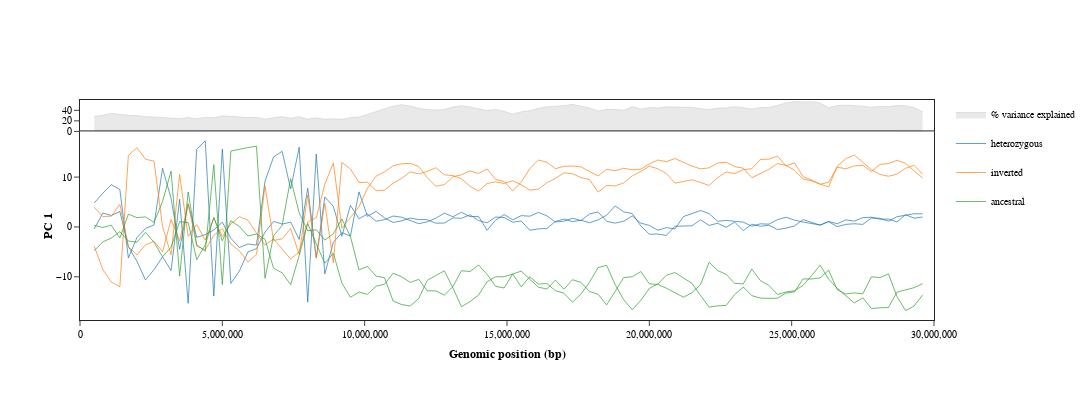

The notebook cell this image was saved under:
### Code cell
'''
Plot PC and associated data chromosome- and genome-wide.
'''

# IMPORT PACKAGES
import pandas as pd
import numpy as np
from plotly.subplots import make_subplots
import plotly.graph_objects as go

# IMPORT MODULES

class Plot:

    def __init__(self, name, data, plot_var, stat_var, metadata_path=None, 
                 color_by=None, hex_code_dct=None, 
                 interval=config.plot_interval, 
                 chrom_plot_w=config.chrom_plot_w, 
                 chrom_plot_h=config.chrom_plot_h, 
                 plot_fmt=[config.plot_fmt], ):

        # input variables
        self.name = name
        self.data = data
        self.plot_var = plot_var
        self.stat_var = stat_var
        self.metadata_path = metadata_path
        self.color_by = color_by
        self.hex_code_dct = hex_code_dct
        self.interval = interval
        self.chrom_plot_w = chrom_plot_w
        self.chrom_plot_h = chrom_plot_h
        self.plot_fmt = plot_fmt



        # instance variables
        self.data_df = None
        self.metadata_df = None
        self.group_id = None
        self.group_lst = None
        self.color_dct = None
        self.fig = None

        # initiate data
        self.data_df = getattr(self.data, self.plot_var)
        self.stat_df = getattr(self.data, 'stat')
    

    @staticmethod
    def subset(df, interval):
        '''
        Subset a dataframe to the specified interval.
        '''

        return df.iloc[::interval, :]


    def annotate(self):
        '''
        Annotate per-sample data with a metadata file if supplied, otherwise
        just reformat for plotting function.
        '''
        
        # fetch sample names and order (=data_df column names)
        sample_lst = list(self.data_df.columns)
        # transpose data_df and copy index to column 'id'
        self.data_df = self.data_df.T
        #self.data_df.index.name = 'id'

        # initiate id_vars to be filled if metadata are supplied
        id_var_lst = ['id']

        # read metadata if provided and do sanity checks
        if self.metadata_path:

            # read metadata and print error message if there are non-unique IDs
            self.metadata_df = pd.read_csv(
                self.metadata_path, sep='\t', index_col=0, dtype=str
            )
            if len(self.metadata_df.index) != len(set(self.metadata_df.index)):
                print('\n[ERROR] The provided metadata file contains non-unique'
                    ' sample IDs.', 
                    file=sys.stderr)
                sys.exit()

            # subset and reorder metadata_df to match data_df individuals
            self.metadata_df = self.metadata_df.reindex(sample_lst).dropna()

            # if individuals are missing in the metadata print error message
            if len(self.metadata_df) != len(sample_lst):
                print('\n[ERROR] One or more sample IDs are missing in the'
                      ' provided metadata file.', 
                    file=sys.stderr)
                sys.exit()

            # add metadata columns to data_df
            for column_name in self.metadata_df.columns:
                self.data_df[column_name] = list(self.metadata_df[column_name])

            # add metadata column names to id_var_lst
            id_var_lst += list(self.metadata_df.columns)

        # copy id from index to column
        self.data_df['id'] = list(self.data_df.index)

        # replace numpy NaN with 'NA' for plotting (hover_data display)
        self.data_df = self.data_df.replace(np.nan, 'NA')

        # convert to long format for plotting
        self.data_df = pd.melt(
            self.data_df,
            id_vars=id_var_lst,
            var_name='pos',
            value_name=self.plot_var,
        )

        
    def set_colors(self):
        '''
        Parse per-sample plot color specifications and compile color_dct.
        '''

        # fetch group_id (=color_by) if specified, else default to 'id'
        self.group_id = self.color_by if not self.color_by == None else 'id'

        # get list of groups/ids
        self.group_lst = list(set(self.data_df[self.group_id]))

        # define colors based on plotly default colors or specified HEX codes; 
        # print error messages if HEX codes are missing for specified groups 
        if self.hex_code_dct:
            self.color_dct = self.hex_code_dct
            if not all(x in self.color_dct.keys() for x in self.group_lst):
                print('\n[ERROR] HEX codes missing for one or more groups.',
                        file=sys.stderr)
                sys.exit()
        else:
            import plotly.colors as pc
            def_col_lst = pc.DEFAULT_PLOTLY_COLORS
            self.color_dct = {
                self.group_lst[i]: def_col_lst[i % len(def_col_lst)] \
                    for i in range(len(self.group_lst))
            }

    def savefig(self):
        '''
        Save figure in HTML and/or PDF format.
        '''
        for fmt in self.plot_fmt:
            if fmt == 'html':
                self.fig.write_html(self.name + '.' + fmt)
            else:
                self.fig.write_image(self.name + '.' + fmt)
            

    def chromplot(self):
        '''
        [...]
        '''

        # SETUP

        # subset if interval (-i) is specified
        if self.interval:
            self.data_df = self.subset(self.data_df, self.interval)
            self.stat_df = self.subset(self.stat_df, self.interval)

        # annotate per-sample data if metadata were supplied
        self.annotate()

        # set per-sample plot colors
        self.set_colors()

        # figure setup
        self.fig = make_subplots(
            rows=2, cols=1, 
            row_heights=[1, 6],
            vertical_spacing=0.0,
            shared_xaxes=True, 
            )
        

        # TOP PANEL

        # parse display name for top panel: variance explained or n of sites
        display_name = \
            '% heterozygous sites' if self.stat_var == 'hetp' else \
            '% variance explained'
        
        # compile per-window hover data strings
        hover_data = [
            ''.join(
                [f'<b>pos</b>: {str(idx)}<br><b>{display_name}</b>: \
                <b>{row[self.stat_var]}%<br>' ]
            ) for idx, row in self.stat_df.iterrows()
        ]

        # plot
        self.fig.add_trace(
            go.Scatter(
                x=self.stat_df.index,
                y=self.stat_df[self.stat_var],
                name=display_name,
                legendgroup=display_name,
                mode='lines',
                text=hover_data,
                hoverinfo='text',
                line=dict(color='#4d61b0', width=1),
                fill='tozeroy',
                connectgaps=True,
            ),
        row=1, col=1)


        # BOTTOM PANEL

        # plot each specified group (or else by ID) individually
        for group in self.group_lst:

            # subset data to group
            group_df = self.data_df[self.data_df[self.group_id] == group]

            # initiate lists to hold per-sample-per-window x values, y values 
            # and hover data strings
            x_val_lst = []
            y_val_lst = []
            hover_str_lst = []

            # iterate through each individual per group        
            for id in set(group_df['id']):

                # subset data to individual
                id_df = group_df[group_df['id'] == id]

                # compile list of hover text strings per window for individual
                hover_data = [
                    ''.join(
                        [f'<b>{c}</b>: {row[c]}<br>' for c in id_df.columns]
                    ) for i, row in id_df.iterrows()
                ]

                # append x, y, hover values, separated by None to separate lines 
                # plotted as part of the same trace
                x_val_lst += id_df['pos'].tolist() + [None]
                y_val_lst += id_df[self.plot_var].tolist() + [None]
                hover_str_lst += hover_data + [None]

            # determine plot color
            plot_color = self.color_dct[group]

            # plot
            self.fig.add_trace(
                go.Scatter(
                    x=x_val_lst,
                    y=y_val_lst,
                    text=hover_str_lst,
                    hoverinfo='text',
                    name=list(id_df[self.group_id])[0],   
                    legendgroup=list(id_df[self.group_id])[0],
                    mode='lines',
                    line=dict(color=plot_color),
                ),
                row=2, col=1
            )

        # general layout
        self.fig.update_layout(
            template='simple_white',
            paper_bgcolor='rgba(0,0,0,0)',
            plot_bgcolor='rgba(0,0,0,0)',
            font_family='Arial',
            font_color='black',
            width=self.chrom_plot_w,
            height=self.chrom_plot_h,
            legend=dict(font=dict(size=10)),
            )

        # format lines
        self.fig.update_traces(
            row=1, col=1,
            line=dict(width=.7, color='lightgrey'),
        )
        self.fig.update_traces(
            row=2, col=1,
            line=dict(width=.7), 
        )

        # format x axis
        self.fig.update_xaxes(
            row=1, col=1, 
            range=[args_dct['start'], args_dct['end']], 
            linewidth=1, 
            side='top',  mirror=False, 
            ticks='', showticklabels=False, 
        )
        self.fig.update_xaxes(
            row=2, col=1,
            range=[args_dct['start'], args_dct['end']],
            linewidth=1,
            side='bottom', mirror=True, 
            ticks='outside', tickfont=dict(size=10), tickformat=',.0f', 
            title_font=dict(size=12), 
            title=dict(text='<b>Genomic position (bp)', standoff=10))

        # format y axis
        self.fig.update_yaxes(
            row=1, col=1, 
            linewidth=1, 
            side='left', mirror=True, 
            ticks='outside', tickfont=dict(size=10), 
        )
        self.fig.update_yaxes(
            row=2, col=1, 
            linewidth=1, 
            side='left', mirror=True, 
            ticks='outside', tickfont=dict(size=10), 
            title_font=dict(size=12),  
            title=dict(text='<b>PC 1', standoff=0),
        )

        # save image
        self.savefig()


args_dct['interval'] = 3
plot = Plot('test', data, 'pc_1', 'pc_1_ve', color_by=args_dct['color_by'], 
            metadata_path=args_dct['metadata_path'], interval=args_dct['interval'], plot_fmt=args_dct['plot_fmt'])
plot.chromplot()
fig = plot.fig
fig.show()

### Figure 1 — Plotly figure (JSON) as saved in the notebook; plotly's stock layout.template omitted (floating-point values rounded to 4 significant figures; data arrays with more than 128 entries replaced by an {"elided": "..."} marker saying what was removed)
{"data": [{"connectgaps": true, "fill": "tozeroy", "hoverinfo": "text", "legendgroup": "% variance explained", "line": {"color": "lightgrey", "width": 0.7}, "mode": "lines", "name": "% variance explained", "text": ["<b>pos</b>: 500000<br><b>% variance explained</b>:                 <b>28.69%<br>", "<b>pos</b>: 800000<br><b>% variance explained</b>:                 <b>30.44%<br>", "<b>pos</b>: 1100000<br><b>% variance explained</b>:                 <b>34.15%<br>", "<b>pos</b>: 1400000<br><b>% variance explained</b>:                 <b>31.75%<br>", "<b>pos</b>: 1700000<br><b>% variance explained</b>:                 <b>30.37%<br>", "<b>pos</b>: 2000000<br><b>% variance explained</b>:                 <b>29.98%<br>", "<b>pos</b>: 2300000<br><b>% variance explained</b>:                 <b>27.79%<br>", "<b>pos</b>: 2600000<br><b>% variance explained</b>:                 <b>27.19%<br>", "<b>pos</b>: 2900000<br><b>% variance explained</b>:                 <b>26.22%<br>", "<b>pos</b>: 3200000<br><b>% variance explained</b>:                 <b>26.48%<br>", "<b>pos</b>: 3500000<br><b>% variance explained</b>:                 <b>24.16%<br>", "<b>pos</b>: 3800000<br><b>% variance explained</b>:                 <b>26.49%<br>", "<b>pos</b>: 4100000<br><b>% variance explained</b>:                 <b>23.84%<br>", "<b>pos</b>: 4400000<br><b>% variance explained</b>:                 <b>26.59%<br>", "<b>pos</b>: 4700000<br><b>% variance explained</b>:                 <b>25.66%<br>", "<b>pos</b>: 5000000<br><b>% variance explained</b>:                 <b>29.48%<br>", "<b>pos</b>: 5300000<br><b>% variance explained</b>:                 <b>28.59%<br>", "<b>pos</b>: 5600000<br><b>% variance explained</b>:                 <b>26.86%<br>", "<b>pos</b>: 5900000<br><b>% variance explained</b>:                 <b>26.26%<br>", "<b>pos</b>: 6200000<br><b>% variance explained</b>:                 <b>26.53%<br>", "<b>pos</b>: 6500000<br><b>% variance explained</b>:                 <b>23.09%<br>", "<b>pos</b>: 6800000<br><b>% variance explained</b>:                 <b>25.99%<br>", "<b>pos</b>: 7100000<br><b>% variance explained</b>:                 <b>27.89%<br>", "<b>pos</b>: 7400000<br><b>% variance explained</b>:                 <b>24.94%<br>", "<b>pos</b>: 7700000<br><b>% variance explained</b>:                 <b>27.93%<br>", "<b>pos</b>: 8000000<br><b>% variance explained</b>:                 <b>23.07%<br>", "<b>pos</b>: 8300000<br><b>% variance explained</b>:                 <b>25.8%<br>", "<b>pos</b>: 8600000<br><b>% variance explained</b>:                 <b>22.93%<br>", "<b>pos</b>: 8900000<br><b>% variance explained</b>:                 <b>23.89%<br>", "<b>pos</b>: 9200000<br><b>% variance explained</b>:                 <b>22.97%<br>", "<b>pos</b>: 9500000<br><b>% variance explained</b>:                 <b>26.16%<br>", "<b>pos</b>: 9800000<br><b>% variance explained</b>:                 <b>27.11%<br>", "<b>pos</b>: 10100000<br><b>% variance explained</b>:                 <b>32.41%<br>", "<b>pos</b>: 10400000<br><b>% variance explained</b>:                 <b>37.78%<br>", "<b>pos</b>: 10700000<br><b>% variance explained</b>:                 <b>41.62%<br>", "<b>pos</b>: 11000000<br><b>% variance explained</b>:                 <b>47.82%<br>", "<b>pos</b>: 11300000<br><b>% variance explained</b>:                 <b>50.69%<br>", "<b>pos</b>: 11600000<br><b>% variance explained</b>:                 <b>48.09%<br>", "<b>pos</b>: 11900000<br><b>% variance explained</b>:                 <b>43.83%<br>", "<b>pos</b>: 12200000<br><b>% variance explained</b>:                 <b>41.36%<br>", "<b>pos</b>: 12500000<br><b>% variance explained</b>:                 <b>40.61%<br>", "<b>pos</b>: 12800000<br><b>% variance explained</b>:                 <b>41.57%<br>", "<b>pos</b>: 13100000<br><b>% variance explained</b>:                 <b>46.3%<br>", "<b>pos</b>: 13400000<br><b>% variance explained</b>:                 <b>48.62%<br>", "<b>pos</b>: 13700000<br><b>% variance explained</b>:                 <b>46.18%<br>", "<b>pos</b>: 14000000<br><b>% variance explained</b>:                 <b>42.29%<br>", "<b>pos</b>: 14300000<br><b>% variance explained</b>:                 <b>39.43%<br>", "<b>pos</b>: 14600000<br><b>% variance explained</b>:                 <b>41.68%<br>", "<b>pos</b>: 14900000<br><b>% variance explained</b>:                 <b>38.14%<br>", "<b>pos</b>: 15200000<br><b>% variance explained</b>:                 <b>32.66%<br>", "<b>pos</b>: 15500000<br><b>% variance explained</b>:                 <b>37.09%<br>", "<b>pos</b>: 15800000<br><b>% variance explained</b>:                 <b>39.34%<br>", "<b>pos</b>: 16100000<br><b>% variance explained</b>:                 <b>43.73%<br>", "<b>pos</b>: 16400000<br><b>% variance explained</b>:                 <b>46.47%<br>", "<b>pos</b>: 16700000<br><b>% variance explained</b>:                 <b>47.52%<br>", "<b>pos</b>: 17000000<br><b>% variance explained</b>:                 <b>48.7%<br>", "<b>pos</b>: 17300000<br><b>% variance explained</b>:                 <b>51.19%<br>", "<b>pos</b>: 17600000<br><b>% variance explained</b>:                 <b>47.43%<br>", "<b>pos</b>: 17900000<br><b>% variance explained</b>:                 <b>44.41%<br>", "<b>pos</b>: 18200000<br><b>% variance explained</b>:                 <b>38.71%<br>", "<b>pos</b>: 18500000<br><b>% variance explained</b>:                 <b>41.7%<br>", "<b>pos</b>: 18800000<br><b>% variance explained</b>:                 <b>41.32%<br>", "<b>pos</b>: 19100000<br><b>% variance explained</b>:                 <b>40.27%<br>", "<b>pos</b>: 19400000<br><b>% variance explained</b>:                 <b>46.87%<br>", "<b>pos</b>: 19700000<br><b>% variance explained</b>:                 <b>42.19%<br>", "<b>pos</b>: 20000000<br><b>% variance explained</b>:                 <b>45.18%<br>", "<b>pos</b>: 20300000<br><b>% variance explained</b>:                 <b>44.34%<br>", "<b>pos</b>: 20600000<br><b>% variance explained</b>:                 <b>46.61%<br>", "<b>pos</b>: 20900000<br><b>% variance explained</b>:                 <b>46.25%<br>", "<b>pos</b>: 21200000<br><b>% variance explained</b>:                 <b>46.52%<br>", "<b>pos</b>: 21500000<br><b>% variance explained</b>:                 <b>45.43%<br>", "<b>pos</b>: 21800000<br><b>% variance explained</b>:                 <b>43.14%<br>", "<b>pos</b>: 22100000<br><b>% variance explained</b>:                 <b>41.5%<br>", "<b>pos</b>: 22400000<br><b>% variance explained</b>:                 <b>44.17%<br>", "<b>pos</b>: 22700000<br><b>% variance explained</b>:                 <b>44.45%<br>", "<b>pos</b>: 23000000<br><b>% variance explained</b>:                 <b>47.0%<br>", "<b>pos</b>: 23300000<br><b>% variance explained</b>:                 <b>45.15%<br>", "<b>pos</b>: 23600000<br><b>% variance explained</b>:                 <b>42.73%<br>", "<b>pos</b>: 23900000<br><b>% variance explained</b>:                 <b>45.32%<br>", "<b>pos</b>: 24200000<br><b>% variance explained</b>:                 <b>45.48%<br>", "<b>pos</b>: 24500000<br><b>% variance explained</b>:                 <b>49.34%<br>", "<b>pos</b>: 24800000<br><b>% variance explained</b>:                 <b>53.97%<br>", "<b>pos</b>: 25100000<br><b>% variance explained</b>:                 <b>56.58%<br>", "<b>pos</b>: 25400000<br><b>% variance explained</b>:                 <b>55.7%<br>", "<b>pos</b>: 25700000<br><b>% variance explained</b>:                 <b>56.31%<br>", "<b>pos</b>: 26000000<br><b>% variance explained</b>:                 <b>53.69%<br>", "<b>pos</b>: 26300000<br><b>% variance explained</b>:                 <b>44.99%<br>", "<b>pos</b>: 26600000<br><b>% variance explained</b>:                 <b>49.18%<br>", "<b>pos</b>: 26900000<br><b>% variance explained</b>:                 <b>49.74%<br>", "<b>pos</b>: 27200000<br><b>% variance explained</b>:                 <b>49.23%<br>", "<b>pos</b>: 27500000<br><b>% variance explained</b>:                 <b>47.79%<br>", "<b>pos</b>: 27800000<br><b>% variance explained</b>:                 <b>45.48%<br>", "<b>pos</b>: 28100000<br><b>% variance explained</b>:                 <b>47.56%<br>", "<b>pos</b>: 28400000<br><b>% variance explained</b>:                 <b>46.87%<br>", "<b>pos</b>: 28700000<br><b>% variance explained</b>:                 <b>49.09%<br>", "<b>pos</b>: 29000000<br><b>% variance explained</b>:                 <b>48.51%<br>", "<b>pos</b>: 29300000<br><b>% variance explained</b>:                 <b>45.34%<br>", "<b>pos</b>: 29600000<br><b>% variance explained</b>:                 <b>37.07%<br>"], "type": "scatter", "x": [500000, 800000, 1100000, 1400000, 1700000, 2000000, 2300000, 2600000, 2900000, 3200000, 3500000, 3800000, 4100000, 4400000, 4700000, 5000000, 5300000, 5600000, 5900000, 6200000, 6500000, 6800000, 7100000, 7400000, 7700000, 8000000, 8300000, 8600000, 8900000, 9200000, 9500000, 9800000, 10100000, 10400000, 10700000, 11000000, 11300000, 11600000, 11900000, 12200000, 12500000, 12800000, 13100000, 13400000, 13700000, 14000000, 14300000, 14600000, 14900000, 15200000, 15500000, 15800000, 16100000, 16400000, 16700000, 17000000, 17300000, 17600000, 17900000, 18200000, 18500000, 18800000, 19100000, 19400000, 19700000, 20000000, 20300000, 20600000, 20900000, 21200000, 21500000, 21800000, 22100000, 22400000, 22700000, 23000000, 23300000, 23600000, 23900000, 24200000, 24500000, 24800000, 25100000, 25400000, 25700000, 26000000, 26300000, 26600000, 26900000, 27200000, 27500000, 27800000, 28100000, 28400000, 28700000, 29000000, 29300000, 29600000], "xaxis": "x", "y": [28.69, 30.44, 34.15, 31.75, 30.37, 29.98, 27.79, 27.19, 26.22, 26.48, 24.16, 26.49, 23.84, 26.59, 25.66, 29.48, 28.59, 26.86, 26.26, 26.53, 23.09, 25.99, 27.89, 24.94, 27.93, 23.07, 25.8, 22.93, 23.89, 22.97, 26.16, 27.11, 32.41, 37.78, 41.62, 47.82, 50.69, 48.09, 43.83, 41.36, 40.61, 41.57, 46.3, 48.62, 46.18, 42.29, 39.43, 41.68, 38.14, 32.66, 37.09, 39.34, 43.73, 46.47, 47.52, 48.7, 51.19, 47.43, 44.41, 38.71, 41.7, 41.32, 40.27, 46.87, 42.19, 45.18, 44.34, 46.61, 46.25, 46.52, 45.43, 43.14, 41.5, 44.17, 44.45, 47, 45.15, 42.73, 45.32, 45.48, 49.34, 53.97, 56.58, 55.7, 56.31, 53.69, 44.99, 49.18, 49.74, 49.23, 47.79, 45.48, 47.56, 46.87, 49.09, 48.51, 45.34, 37.07], "yaxis": "y"}, {"hoverinfo": "text", "legendgroup": "heterozygous", "line": {"color": "rgb(31, 119, 180)", "width": 0.7}, "mode": "lines", "name": "heterozygous", "text": {"elided": "198 str values"}, "type": "scatter", "x": {"elided": "198 int values"}, "xaxis": "x2", "y": {"elided": "198 float values"}, "yaxis": "y2"}, {"hoverinfo": "text", "legendgroup": "inverted", "line": {"color": "rgb(255, 127, 14)", "width": 0.7}, "mode": "lines", "name": "inverted", "text": {"elided": "198 str values"}, "type": "scatter", "x": {"elided": "198 int values"}, "xaxis": "x2", "y": {"elided": "198 float values"}, "yaxis": "y2"}, {"hoverinfo": "text", "legendgroup": "ancestral", "line": {"color": "rgb(44, 160, 44)", "width": 0.7}, "mode": "lines", "name": "ancestral", "text": {"elided": "198 str values"}, "type": "scatter", "x": {"elided": "198 int values"}, "xaxis": "x2", "y": {"elided": "198 float values"}, "yaxis": "y2"}], "layout": {"font": {"color": "black", "family": "Arial"}, "height": 400, "legend": {"font": {"size": 10}}, "paper_bgcolor": "rgba(0,0,0,0)", "plot_bgcolor": "rgba(0,0,0,0)", "width": 1200, "xaxis": {"anchor": "y", "domain": [0, 1], "linewidth": 1, "matches": "x2", "mirror": false, "range": [1, 30000000], "showticklabels": false, "side": "top", "ticks": ""}, "xaxis2": {"anchor": "y2", "domain": [0, 1], "linewidth": 1, "mirror": true, "range": [1, 30000000], "side": "bottom", "tickfont": {"size": 10}, "tickformat": ",.0f", "ticks": "outside", "title": {"font": {"size": 12}, "standoff": 10, "text": "<b>Genomic position (bp)"}}, "yaxis": {"anchor": "x", "domain": [0.8571, 1], "linewidth": 1, "mirror": true, "side": "left", "tickfont": {"size": 10}, "ticks": "outside"}, "yaxis2": {"anchor": "x2", "domain": [0, 0.8571], "linewidth": 1, "mirror": true, "side": "left", "tickfont": {"size": 10}, "ticks": "outside", "title": {"font": {"size": 12}, "standoff": 0, "text": "<b>PC 1"}}}}
